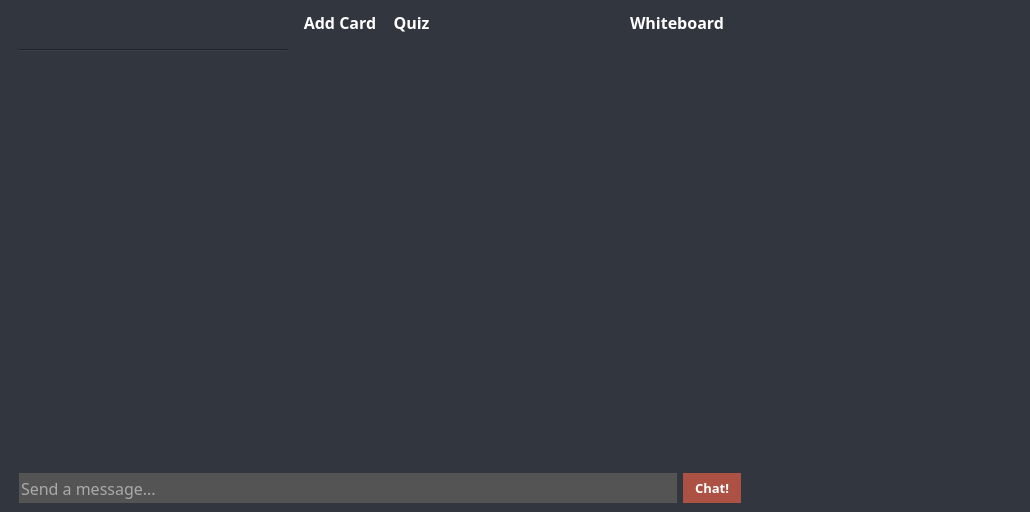
<?xml version="1.0" encoding="UTF-8"?>
<ui version="4.0">
 <class>GroupWidget</class>
 <widget class="QWidget" name="GroupWidget">
  <property name="geometry">
   <rect>
    <x>0</x>
    <y>0</y>
    <width>1030</width>
    <height>512</height>
   </rect>
  </property>
  <property name="sizePolicy">
   <sizepolicy hsizetype="Expanding" vsizetype="Expanding">
    <horstretch>0</horstretch>
    <verstretch>0</verstretch>
   </sizepolicy>
  </property>
  <property name="windowTitle">
   <string>Form</string>
  </property>
  <property name="styleSheet">
   <string notr="true">background-color: rgb(50, 54, 63);</string>
  </property>
  <layout class="QVBoxLayout" name="verticalLayout">
   <property name="spacing">
    <number>0</number>
   </property>
   <property name="leftMargin">
    <number>10</number>
   </property>
   <property name="topMargin">
    <number>0</number>
   </property>
   <property name="rightMargin">
    <number>10</number>
   </property>
   <property name="bottomMargin">
    <number>0</number>
   </property>
   <item>
    <widget class="QFrame" name="frame">
     <layout class="QHBoxLayout" name="horizontalLayout_8">
      <property name="spacing">
       <number>0</number>
      </property>
      <item>
       <layout class="QVBoxLayout" name="verticalLayout_2">
        <property name="spacing">
         <number>0</number>
        </property>
        <item>
         <layout class="QHBoxLayout" name="horizontalLayout_4">
          <property name="spacing">
           <number>0</number>
          </property>
          <item>
           <layout class="QVBoxLayout" name="verticalLayout_4">
            <property name="rightMargin">
             <number>10</number>
            </property>
            <item>
             <widget class="QLabel" name="groupid_label">
              <property name="sizePolicy">
               <sizepolicy hsizetype="Preferred" vsizetype="Preferred">
                <horstretch>0</horstretch>
                <verstretch>0</verstretch>
               </sizepolicy>
              </property>
              <property name="minimumSize">
               <size>
                <width>0</width>
                <height>40</height>
               </size>
              </property>
              <property name="font">
               <font>
                <family>Trebuchet MS</family>
                <pointsize>20</pointsize>
                <weight>75</weight>
                <bold>true</bold>
               </font>
              </property>
              <property name="styleSheet">
               <string notr="true">color: rgb(255, 255, 255);</string>
              </property>
             </widget>
            </item>
            <item>
             <widget class="Line" name="line">
              <property name="orientation">
               <enum>Qt::Horizontal</enum>
              </property>
             </widget>
            </item>
            <item>
             <widget class="QTextEdit" name="chat_box">
              <property name="sizePolicy">
               <sizepolicy hsizetype="Expanding" vsizetype="Expanding">
                <horstretch>0</horstretch>
                <verstretch>1</verstretch>
               </sizepolicy>
              </property>
              <property name="font">
               <font>
                <family>Trebuchet MS</family>
                <pointsize>12</pointsize>
               </font>
              </property>
              <property name="styleSheet">
               <string notr="true">background-color: rgb(50, 54, 63);
color: rgb(255, 255, 255);</string>
              </property>
              <property name="frameShape">
               <enum>QFrame::NoFrame</enum>
              </property>
              <property name="frameShadow">
               <enum>QFrame::Plain</enum>
              </property>
              <property name="readOnly">
               <bool>true</bool>
              </property>
             </widget>
            </item>
           </layout>
          </item>
          <item>
           <layout class="QVBoxLayout" name="verticalLayout_3">
            <property name="spacing">
             <number>0</number>
            </property>
            <item>
             <layout class="QHBoxLayout" name="horizontalLayout">
              <item>
               <widget class="QStackedWidget" name="study_menu">
                <property name="sizePolicy">
                 <sizepolicy hsizetype="Preferred" vsizetype="Fixed">
                  <horstretch>0</horstretch>
                  <verstretch>0</verstretch>
                 </sizepolicy>
                </property>
                <property name="currentIndex">
                 <number>1</number>
                </property>
                <widget class="QWidget" name="whiteboard_menu">
                 <layout class="QHBoxLayout" name="horizontalLayout_11">
                  <property name="leftMargin">
                   <number>0</number>
                  </property>
                  <property name="topMargin">
                   <number>0</number>
                  </property>
                  <property name="rightMargin">
                   <number>0</number>
                  </property>
                  <property name="bottomMargin">
                   <number>0</number>
                  </property>
                  <item>
                   <widget class="QComboBox" name="comboBox_pen_color">
                    <property name="sizePolicy">
                     <sizepolicy hsizetype="Fixed" vsizetype="Fixed">
                      <horstretch>0</horstretch>
                      <verstretch>0</verstretch>
                     </sizepolicy>
                    </property>
                    <property name="font">
                     <font>
                      <family>Trebuchet MS</family>
                      <pointsize>12</pointsize>
                      <weight>75</weight>
                      <italic>false</italic>
                      <bold>true</bold>
                     </font>
                    </property>
                    <property name="styleSheet">
                     <string notr="true">QComboBox {
background-color: rgb(50, 54, 63);
color: white; 
font:bold;
border: 0px;
padding-top: 1px;
padding-left: 4px;
padding-right: 0px;
}

QComboBox QListView {
	color: white;
}

QComboBox:hover {
	background-color: rgba(0, 127, 177, 0.6);
}

QComboBox::drop-down {
   border: 0px;
}

QComboBox::down-arrow {
	image: url(:/resources/img/down-arrow.png);
}
</string>
                    </property>
                    <property name="editable">
                     <bool>false</bool>
                    </property>
                    <property name="sizeAdjustPolicy">
                     <enum>QComboBox::AdjustToContentsOnFirstShow</enum>
                    </property>
                    <item>
                     <property name="text">
                      <string>Black</string>
                     </property>
                    </item>
                    <item>
                     <property name="text">
                      <string>Red</string>
                     </property>
                    </item>
                    <item>
                     <property name="text">
                      <string>Green</string>
                     </property>
                    </item>
                    <item>
                     <property name="text">
                      <string>Blue</string>
                     </property>
                    </item>
                   </widget>
                  </item>
                  <item>
                   <widget class="QComboBox" name="comboBox_pen_size">
                    <property name="sizePolicy">
                     <sizepolicy hsizetype="Fixed" vsizetype="Fixed">
                      <horstretch>0</horstretch>
                      <verstretch>0</verstretch>
                     </sizepolicy>
                    </property>
                    <property name="maximumSize">
                     <size>
                      <width>16777215</width>
                      <height>16777215</height>
                     </size>
                    </property>
                    <property name="font">
                     <font>
                      <family>Trebuchet MS</family>
                      <pointsize>12</pointsize>
                      <weight>75</weight>
                      <italic>false</italic>
                      <bold>true</bold>
                     </font>
                    </property>
                    <property name="styleSheet">
                     <string notr="true">QComboBox {
background-color: rgb(50, 54, 63);
color: white; 
font:bold;
border: 0px;
padding-top: 1px;
padding-left: 4px;
padding-right: 0px;
}

QComboBox QListView {
	color: white;
}

QComboBox:hover {
	background-color: rgba(0, 127, 177, 0.6);
}

QComboBox::drop-down {
   border: 0px;
}

QComboBox::down-arrow {
	image: url(:/resources/img/down-arrow.png);
}
</string>
                    </property>
                    <property name="editable">
                     <bool>false</bool>
                    </property>
                    <property name="currentIndex">
                     <number>4</number>
                    </property>
                    <property name="sizeAdjustPolicy">
                     <enum>QComboBox::AdjustToContents</enum>
                    </property>
                    <item>
                     <property name="text">
                      <string>2px</string>
                     </property>
                    </item>
                    <item>
                     <property name="text">
                      <string>4px</string>
                     </property>
                    </item>
                    <item>
                     <property name="text">
                      <string>6px</string>
                     </property>
                    </item>
                    <item>
                     <property name="text">
                      <string>8px</string>
                     </property>
                    </item>
                    <item>
                     <property name="text">
                      <string>10px</string>
                     </property>
                    </item>
                   </widget>
                  </item>
                  <item>
                   <widget class="QToolButton" name="save_whiteboard_button">
                    <property name="enabled">
                     <bool>true</bool>
                    </property>
                    <property name="font">
                     <font>
                      <family>Trebuchet MS</family>
                      <pointsize>12</pointsize>
                      <weight>75</weight>
                      <italic>false</italic>
                      <bold>true</bold>
                     </font>
                    </property>
                    <property name="styleSheet">
                     <string notr="true">QToolButton {
background-color: rgb(50, 54, 63);
color: white; 
font:bold;
border: 0px;
}

QToolButton:hover {
	background-color: rgba(0, 127, 177, 0.6);
}</string>
                    </property>
                    <property name="text">
                     <string>Save Whiteboard</string>
                    </property>
                   </widget>
                  </item>
                  <item>
                   <spacer name="horizontalSpacer_3">
                    <property name="orientation">
                     <enum>Qt::Horizontal</enum>
                    </property>
                    <property name="sizeHint" stdset="0">
                     <size>
                      <width>40</width>
                      <height>20</height>
                     </size>
                    </property>
                   </spacer>
                  </item>
                 </layout>
                 <zorder>horizontalSpacer_3</zorder>
                 <zorder>save_whiteboard_button</zorder>
                 <zorder>comboBox_pen_size</zorder>
                 <zorder>comboBox_pen_color</zorder>
                </widget>
                <widget class="QWidget" name="flashcard_menu">
                 <layout class="QHBoxLayout" name="horizontalLayout_13">
                  <property name="leftMargin">
                   <number>0</number>
                  </property>
                  <property name="topMargin">
                   <number>0</number>
                  </property>
                  <property name="rightMargin">
                   <number>0</number>
                  </property>
                  <property name="bottomMargin">
                   <number>0</number>
                  </property>
                  <item>
                   <widget class="QToolButton" name="add_card_button">
                    <property name="enabled">
                     <bool>true</bool>
                    </property>
                    <property name="font">
                     <font>
                      <family>Trebuchet MS</family>
                      <pointsize>12</pointsize>
                      <weight>75</weight>
                      <italic>false</italic>
                      <bold>true</bold>
                     </font>
                    </property>
                    <property name="styleSheet">
                     <string notr="true">QToolButton {
background-color: rgb(50, 54, 63);
color: white; 
font:bold;
border: 0px;
}

QToolButton:hover {
	background-color: rgba(0, 127, 177, 0.6);
}</string>
                    </property>
                    <property name="text">
                     <string>Add Card</string>
                    </property>
                   </widget>
                  </item>
                  <item>
                   <widget class="QToolButton" name="quiz_button">
                    <property name="enabled">
                     <bool>true</bool>
                    </property>
                    <property name="font">
                     <font>
                      <family>Trebuchet MS</family>
                      <pointsize>12</pointsize>
                      <weight>75</weight>
                      <italic>false</italic>
                      <bold>true</bold>
                     </font>
                    </property>
                    <property name="styleSheet">
                     <string notr="true">QToolButton {
background-color: rgb(50, 54, 63);
color: white; 
font:bold;
border: 0px;
}

QToolButton:hover {
	background-color: rgba(0, 127, 177, 0.6);
}

QPushButton:checked {
	background-color: rgb(0, 127, 177);
}</string>
                    </property>
                    <property name="text">
                     <string>Quiz</string>
                    </property>
                    <property name="checkable">
                     <bool>true</bool>
                    </property>
                   </widget>
                  </item>
                  <item>
                   <spacer name="horizontalSpacer_4">
                    <property name="orientation">
                     <enum>Qt::Horizontal</enum>
                    </property>
                    <property name="sizeType">
                     <enum>QSizePolicy::Expanding</enum>
                    </property>
                    <property name="sizeHint" stdset="0">
                     <size>
                      <width>100</width>
                      <height>20</height>
                     </size>
                    </property>
                   </spacer>
                  </item>
                 </layout>
                </widget>
               </widget>
              </item>
              <item>
               <widget class="QComboBox" name="comboBox_study_mode">
                <property name="sizePolicy">
                 <sizepolicy hsizetype="Fixed" vsizetype="Fixed">
                  <horstretch>0</horstretch>
                  <verstretch>0</verstretch>
                 </sizepolicy>
                </property>
                <property name="font">
                 <font>
                  <family>Trebuchet MS</family>
                  <pointsize>12</pointsize>
                  <weight>75</weight>
                  <italic>false</italic>
                  <bold>true</bold>
                 </font>
                </property>
                <property name="styleSheet">
                 <string notr="true">QComboBox {
background-color: rgb(50, 54, 63);
color: white; 
font:bold;
border: 0px;
padding-top: 1px;
padding-left: 4px;
padding-right: 0px;
}

QComboBox QListView {
	color: white;
}

QComboBox:hover {
	background-color: rgba(0, 127, 177, 0.6);
}

QComboBox::drop-down {
   border: 0px;
}

QComboBox::down-arrow {
	image: url(:/resources/img/down-arrow.png);
}
</string>
                </property>
                <property name="editable">
                 <bool>false</bool>
                </property>
                <item>
                 <property name="text">
                  <string>Whiteboard</string>
                 </property>
                </item>
                <item>
                 <property name="text">
                  <string>Flashcards</string>
                 </property>
                </item>
               </widget>
              </item>
             </layout>
            </item>
            <item>
             <widget class="QStackedWidget" name="study_mode">
              <property name="enabled">
               <bool>true</bool>
              </property>
              <property name="sizePolicy">
               <sizepolicy hsizetype="Expanding" vsizetype="Expanding">
                <horstretch>0</horstretch>
                <verstretch>0</verstretch>
               </sizepolicy>
              </property>
              <property name="minimumSize">
               <size>
                <width>0</width>
                <height>0</height>
               </size>
              </property>
              <property name="autoFillBackground">
               <bool>false</bool>
              </property>
              <widget class="QWidget" name="flashcard_page"/>
             </widget>
            </item>
           </layout>
          </item>
         </layout>
        </item>
        <item>
         <layout class="QHBoxLayout" name="horizontalLayout_2">
          <property name="spacing">
           <number>6</number>
          </property>
          <property name="topMargin">
           <number>6</number>
          </property>
          <item>
           <widget class="QLineEdit" name="chat_input">
            <property name="sizePolicy">
             <sizepolicy hsizetype="Expanding" vsizetype="Fixed">
              <horstretch>0</horstretch>
              <verstretch>0</verstretch>
             </sizepolicy>
            </property>
            <property name="minimumSize">
             <size>
              <width>0</width>
              <height>30</height>
             </size>
            </property>
            <property name="maximumSize">
             <size>
              <width>16777215</width>
              <height>30</height>
             </size>
            </property>
            <property name="font">
             <font>
              <family>Trebuchet MS</family>
              <pointsize>12</pointsize>
             </font>
            </property>
            <property name="styleSheet">
             <string notr="true">background-color: #545454;
color:white;
border-style:none;</string>
            </property>
            <property name="placeholderText">
             <string>Send a message...</string>
            </property>
           </widget>
          </item>
          <item>
           <widget class="QPushButton" name="submit_chat">
            <property name="sizePolicy">
             <sizepolicy hsizetype="Minimum" vsizetype="Fixed">
              <horstretch>0</horstretch>
              <verstretch>0</verstretch>
             </sizepolicy>
            </property>
            <property name="minimumSize">
             <size>
              <width>0</width>
              <height>30</height>
             </size>
            </property>
            <property name="maximumSize">
             <size>
              <width>16777215</width>
              <height>30</height>
             </size>
            </property>
            <property name="font">
             <font>
              <family>Trebuchet MS</family>
              <pointsize>10</pointsize>
              <weight>75</weight>
              <italic>false</italic>
              <bold>true</bold>
             </font>
            </property>
            <property name="styleSheet">
             <string notr="true">QPushButton {
background-color: rgba(255, 98, 71, 0.6);
color: white; 
font:bold;
padding: 8px 12px 8px 12px;
border: 0px;
}

QPushButton:hover {
	background-color: rgba(255, 98, 71, 1);
}
</string>
            </property>
            <property name="text">
             <string>Chat!</string>
            </property>
            <property name="autoDefault">
             <bool>true</bool>
            </property>
           </widget>
          </item>
         </layout>
        </item>
       </layout>
      </item>
      <item>
       <spacer name="horizontalSpacer_2">
        <property name="orientation">
         <enum>Qt::Horizontal</enum>
        </property>
        <property name="sizeType">
         <enum>QSizePolicy::Fixed</enum>
        </property>
        <property name="sizeHint" stdset="0">
         <size>
          <width>20</width>
          <height>20</height>
         </size>
        </property>
       </spacer>
      </item>
      <item>
       <layout class="QVBoxLayout" name="side_layout">
        <property name="spacing">
         <number>6</number>
        </property>
        <item>
         <layout class="QVBoxLayout" name="username_layout"/>
        </item>
        <item>
         <spacer name="verticalSpacer">
          <property name="orientation">
           <enum>Qt::Vertical</enum>
          </property>
          <property name="sizeHint" stdset="0">
           <size>
            <width>20</width>
            <height>40</height>
           </size>
          </property>
         </spacer>
        </item>
        <item>
         <spacer name="horizontalSpacer">
          <property name="orientation">
           <enum>Qt::Horizontal</enum>
          </property>
          <property name="sizeType">
           <enum>QSizePolicy::Fixed</enum>
          </property>
          <property name="sizeHint" stdset="0">
           <size>
            <width>250</width>
            <height>20</height>
           </size>
          </property>
         </spacer>
        </item>
       </layout>
      </item>
     </layout>
    </widget>
   </item>
  </layout>
 </widget>
 <resources/>
 <connections>
  <connection>
   <sender>chat_input</sender>
   <signal>returnPressed()</signal>
   <receiver>submit_chat</receiver>
   <slot>animateClick()</slot>
   <hints>
    <hint type="sourcelabel">
     <x>629</x>
     <y>494</y>
    </hint>
    <hint type="destinationlabel">
     <x>695</x>
     <y>494</y>
    </hint>
   </hints>
  </connection>
 </connections>
</ui>
